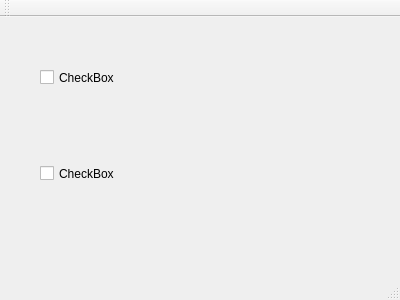
<?xml version="1.0" encoding="UTF-8"?>
<ui version="4.0">
 <class>MainApp</class>
 <widget class="QMainWindow" name="MainApp">
  <property name="geometry">
   <rect>
    <x>0</x>
    <y>0</y>
    <width>400</width>
    <height>300</height>
   </rect>
  </property>
  <property name="windowTitle">
   <string>MainApp</string>
  </property>
  <widget class="QWidget" name="centralWidget">
   <widget class="QCheckBox" name="checkBox1">
    <property name="geometry">
     <rect>
      <x>40</x>
      <y>30</y>
      <width>111</width>
      <height>61</height>
     </rect>
    </property>
    <property name="text">
     <string>CheckBox</string>
    </property>
   </widget>
   <widget class="QCheckBox" name="checkBox_2">
    <property name="geometry">
     <rect>
      <x>40</x>
      <y>126</y>
      <width>111</width>
      <height>61</height>
     </rect>
    </property>
    <property name="text">
     <string>CheckBox</string>
    </property>
   </widget>
  </widget>
  <widget class="QMenuBar" name="menuBar">
   <property name="geometry">
    <rect>
     <x>0</x>
     <y>0</y>
     <width>400</width>
     <height>21</height>
    </rect>
   </property>
  </widget>
  <widget class="QToolBar" name="mainToolBar">
   <attribute name="toolBarArea">
    <enum>TopToolBarArea</enum>
   </attribute>
   <attribute name="toolBarBreak">
    <bool>false</bool>
   </attribute>
  </widget>
  <widget class="QStatusBar" name="statusBar"/>
 </widget>
 <layoutdefault spacing="6" margin="11"/>
 <resources/>
 <connections/>
</ui>
